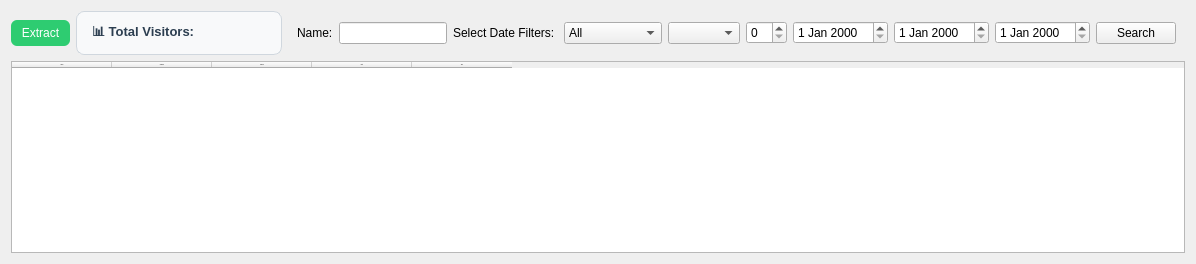
      <widget class="QWidget" name="visitorPage">
       <property name="minimumSize">
        <size>
         <width>640</width>
         <height>0</height>
        </size>
       </property>
       <layout class="QVBoxLayout" name="verticalLayout_visitorPage">
        <item>
         <layout class="QHBoxLayout" name="horizontalLayout_visitorTop">
          <item>
           <widget class="QPushButton" name="extractVisitorBtn">
            <property name="styleSheet">
             <string notr="true">QPushButton#extractVisitorBtn {
    background-color: #2ECC71; /* green */
    color: white;
    border-radius: 6px;
    padding: 6px 10px;
}
QPushButton#extractVisitorBtn:hover {
    background-color: #27AE60;
}</string>
            </property>
            <property name="text">
             <string>Extract</string>
            </property>
           </widget>
          </item>
          <item>
           <widget class="QLabel" name="visitorTotalLabel">
            <property name="font">
             <font>
              <family>Segoe UI</family>
              <pointsize>10</pointsize>
              <bold>true</bold>
             </font>
            </property>
            <property name="styleSheet">
             <string notr="true">/* 🌟 Floating Total Visitors Label */
QLabel#visitorTotalLabel {
    background-color: #F8F9FA;       /* Light gray background */
    border: 1px solid #D0D7DE;       /* Soft gray border */
    border-radius: 8px;              /* Rounded corners */
    padding: 6px 12px;               /* Inner spacing */
    color: #2C3E50;                  /* Dark gray text */
    font-weight: bold;
    font-size: 10pt;
    qproperty-alignment: 'AlignCenter'; /* Center text inside label */
    min-width: 180px;
    min-height: 30px;
}

/* 💫 Optional hover or focus effect (just for polish) */
QLabel#visitorTotalLabel:hover {
    background-color: #E9F5FF;       /* Slight blue tint on hover */
    border: 1px solid #B3D8FF;
}

/* 🩶 Optional subtle shadow illusion (via border and gradient trick) */
QLabel#visitorTotalLabel {
    background: qlineargradient(
        x1:0, y1:0, x2:0, y2:1,
        stop:0 #FFFFFF,
        stop:1 #F0F0F0
    );
}
</string>
            </property>
            <property name="text">
             <string>📊 Total Visitors:</string>
            </property>
           </widget>
          </item>
          <item>
           <widget class="QWidget" name="widget_3" native="true">
            <layout class="QHBoxLayout" name="horizontalLayout_5">
             <item>
              <layout class="QHBoxLayout" name="horizontalLayout_4">
               <item>
                <widget class="QLabel" name="label_40">
                 <property name="text">
                  <string>Name:</string>
                 </property>
                </widget>
               </item>
               <item>
                <widget class="QLineEdit" name="visitorSearchLineEdit"/>
               </item>
               <item>
                <widget class="QLabel" name="label_41">
                 <property name="text">
                  <string>Select Date Filters: </string>
                 </property>
                </widget>
               </item>
               <item>
                <widget class="QComboBox" name="visitorDateFilterBox">
                 <item>
                  <property name="text">
                   <string>All</string>
                  </property>
                 </item>
                 <item>
                  <property name="text">
                   <string>Specific Day</string>
                  </property>
                 </item>
                 <item>
                  <property name="text">
                   <string>Month</string>
                  </property>
                 </item>
                 <item>
                  <property name="text">
                   <string>Date Range</string>
                  </property>
                 </item>
                </widget>
               </item>
               <item>
                <widget class="QComboBox" name="visitorMonthCombo"/>
               </item>
               <item>
                <widget class="QSpinBox" name="visitorYearSpin"/>
               </item>
               <item>
                <widget class="QDateEdit" name="visitorDateEdit"/>
               </item>
               <item>
                <widget class="QDateEdit" name="visitorStartDate"/>
               </item>
               <item>
                <widget class="QDateEdit" name="visitorEndDate"/>
               </item>
               <item>
                <widget class="QPushButton" name="visitorSearchBtn">
                 <property name="text">
                  <string>Search</string>
                 </property>
                </widget>
               </item>
              </layout>
             </item>
            </layout>
           </widget>
          </item>
         </layout>
        </item>
        <item>
         <widget class="QTableWidget" name="visitorTable">
          <property name="sizePolicy">
           <sizepolicy hsizetype="Expanding" vsizetype="Expanding">
            <horstretch>0</horstretch>
            <verstretch>1</verstretch>
           </sizepolicy>
          </property>
          <property name="font">
           <font>
            <family>Segoe UI</family>
            <pointsize>-1</pointsize>
           </font>
          </property>
          <column>
           <property name="text">
            <string>Name</string>
           </property>
          </column>
          <column>
           <property name="text">
            <string>Company</string>
           </property>
          </column>
          <column>
           <property name="text">
            <string>Purpose</string>
           </property>
          </column>
          <column>
           <property name="text">
            <string>Date</string>
           </property>
          </column>
          <column>
           <property name="text">
            <string>Time</string>
           </property>
          </column>
         </widget>
        </item>
       </layout>
      </widget>
